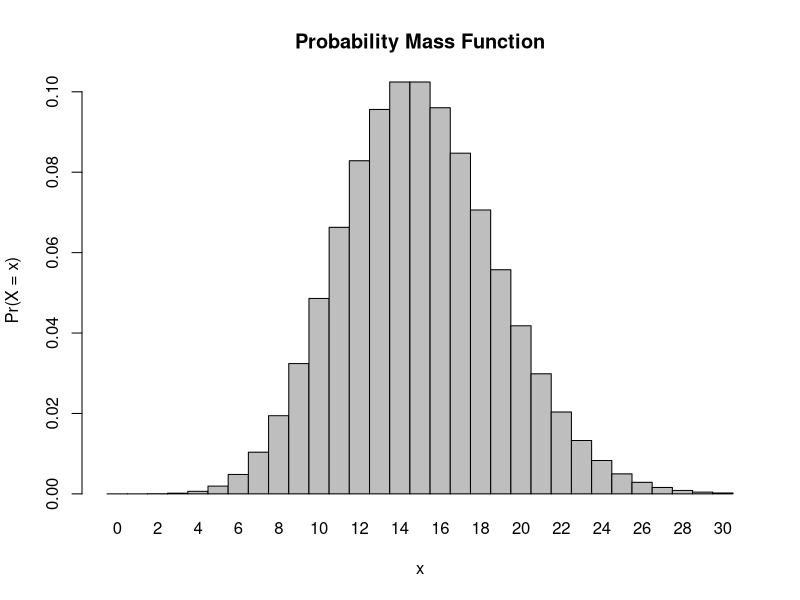

Generate this figure with R: (Note: this script raises an error after producing the figure.)
## ---- chunk 1
dpois(x=8, lambda = 15)
## ---- chunk 2
dpois(x=0, lambda = 15)
## ---- chunk 3
dpois(x=3, lambda = 15)
## ---- chunk 4
x <- 0:30
l = 15
probset<-dpois(x=x,lambda=l)
barplot(probset,names.arg=x,space=0,xlab="x",ylab="Pr(X = x)",main="Probability Mass Function")
## ---- chunk 5
rpois(x = 104, lambda = 15) #x is the number of times we are simulating it, lambda, again is the assumed average
## ---- chunk 6
x <- 104
l = 15
rpois(x,l)
## ---- chunk 7
library(ggplot2)
hist(rpois(x,l), 
  main = "Observed Call Frequency",
  xlab = "Number of Calls",
  xlim = c(0,30)
)
